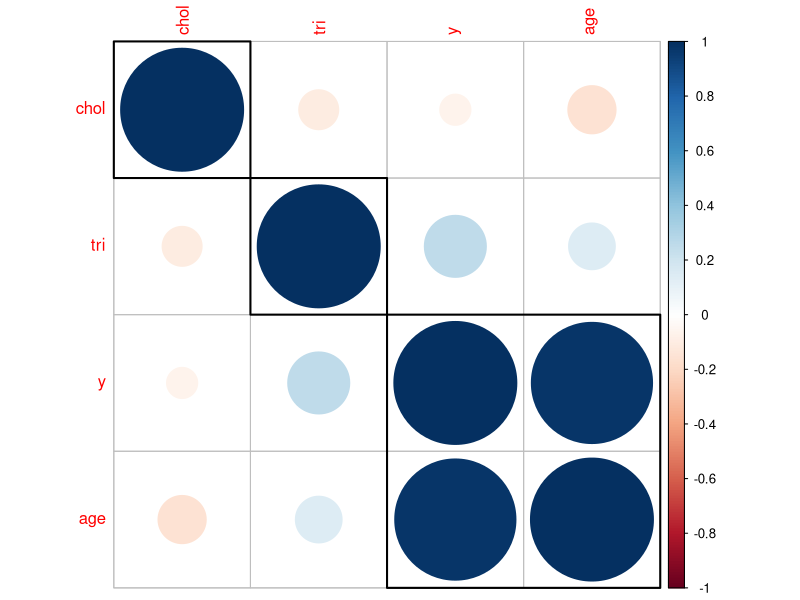
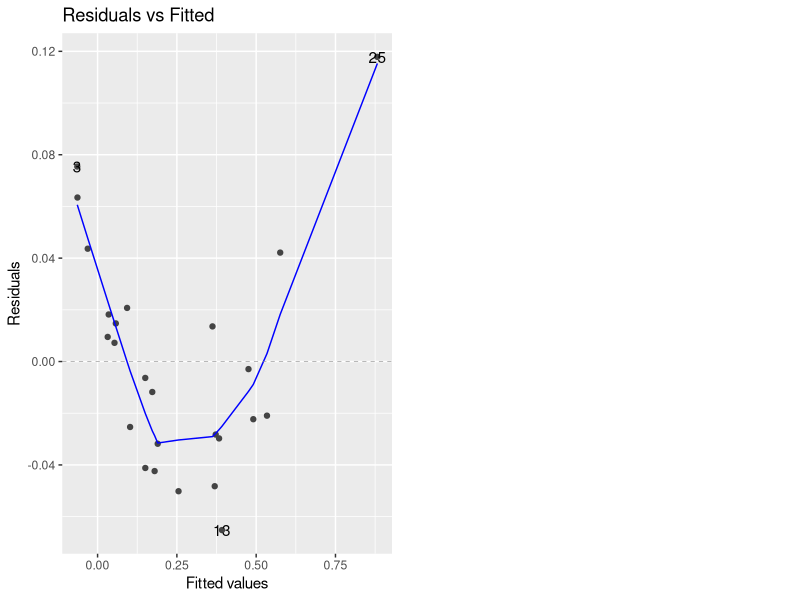
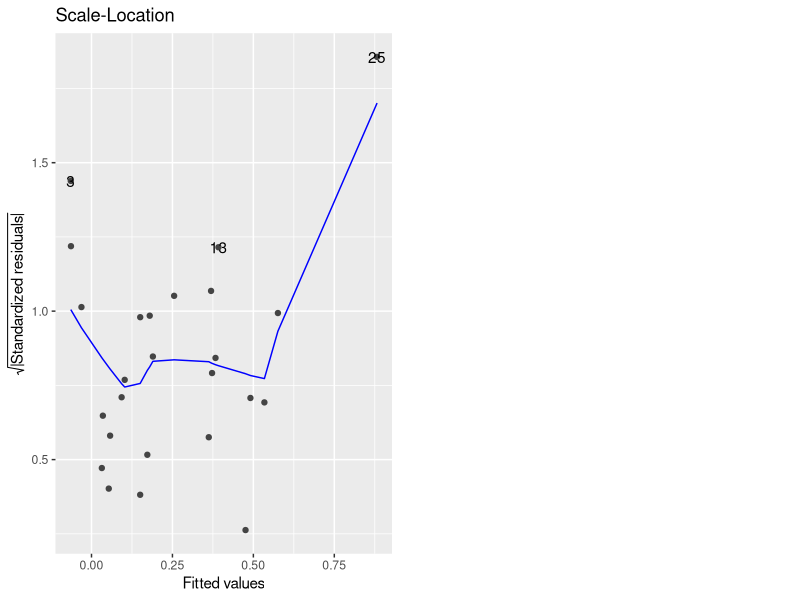
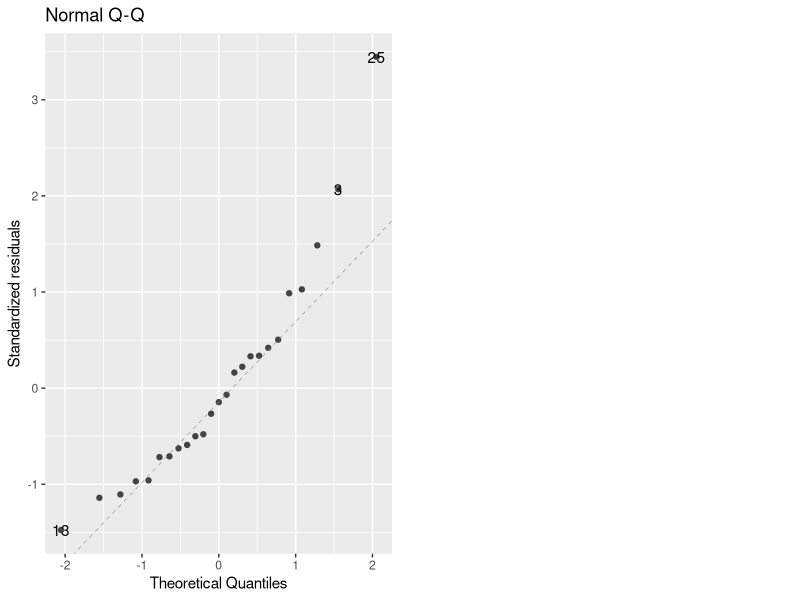
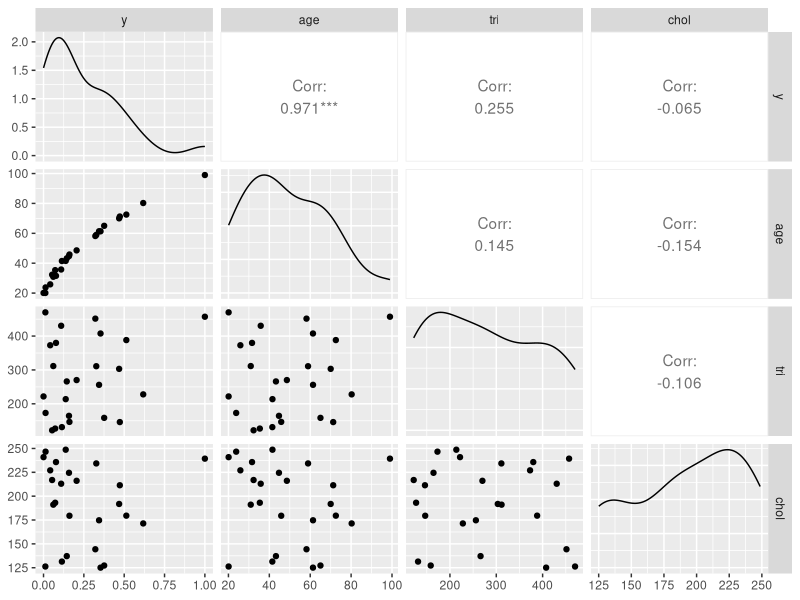
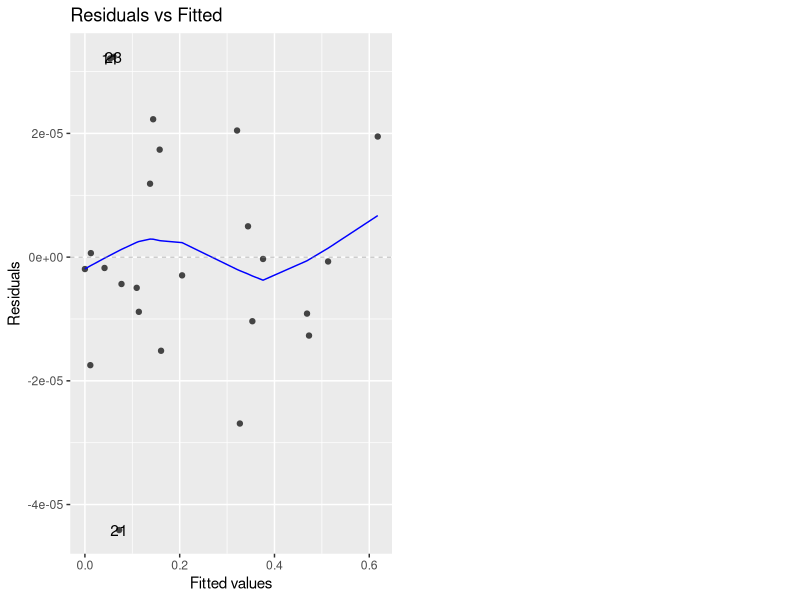
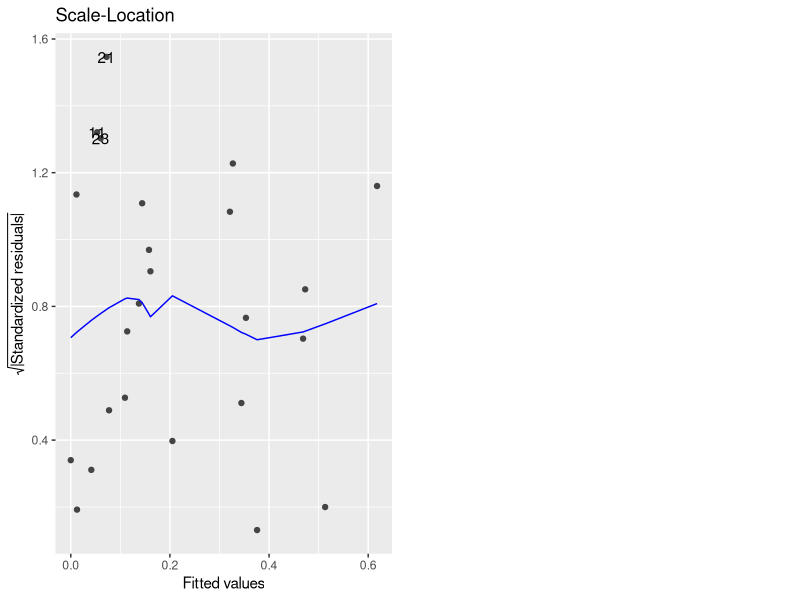
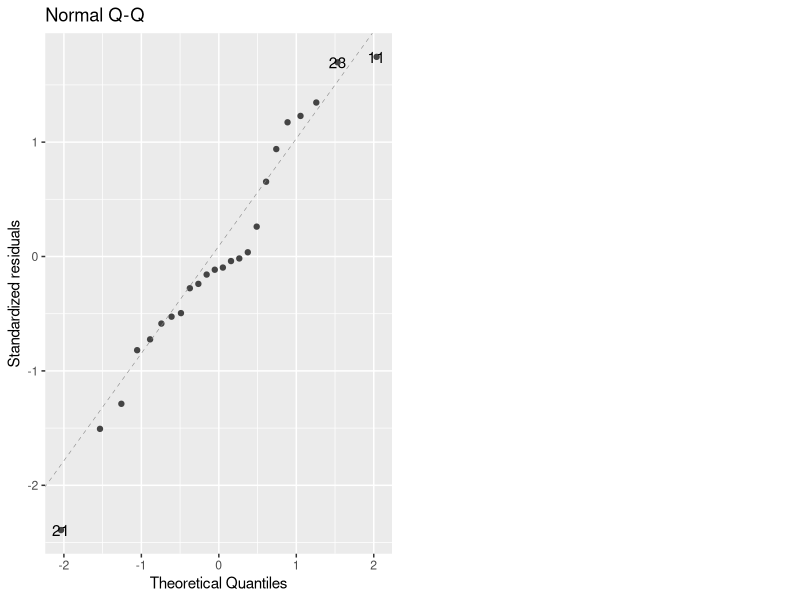

R code for these plots, in order:
## ---- chunk 1
library(dplyr)
health <- read.table("health.txt",header=TRUE, sep=" ", dec=".")
health <- health[2:5]
print(health)
## ---- chunk 2
library(dplyr)
library(corrplot)
correlation_matrix<-cor(health)
corrplot(correlation_matrix, order = 'hclust',addrect = 3)
## ---- chunk 3
y <-lm(y~.,data=health)

library(car)
library(ggfortify)
autoplot(y,1)         #P1 assumption
## ---- chunk 4
autoplot(y,3)         #P2 assumption
## ---- chunk 5
set.seed(0)
durbinWatsonTest(y)   #P3 assumption 
## ---- chunk 6
autoplot(y,2)       #P4 assumption 
## ---- chunk 7
library(GGally)
ggpairs(health, progress = F)
## ---- chunk 8
health2 <- health
health2$agesqrt <- health$age^2
health2 <- health2[1:24,]

y2 <- lm(y~.,data=health2)

autoplot(y2,1)
autoplot(y2,3)
durbinWatsonTest(y2)
autoplot(y2,2) 
